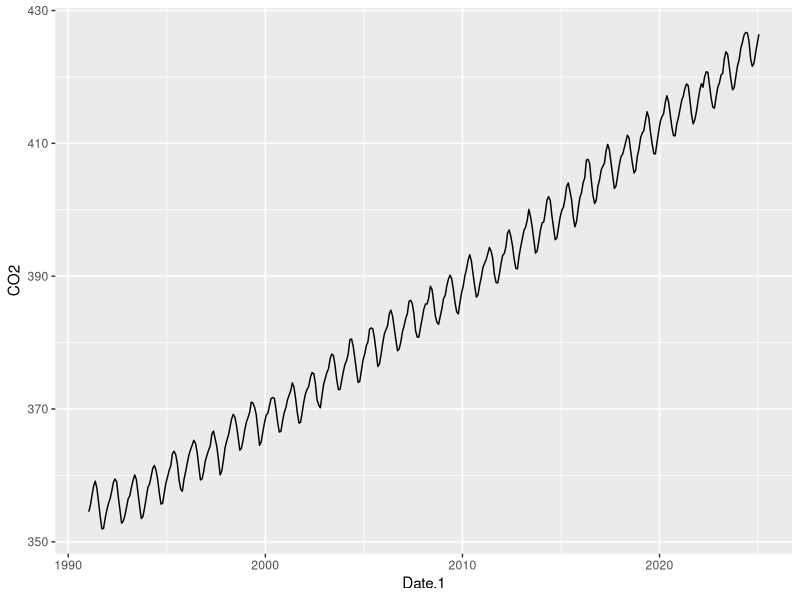
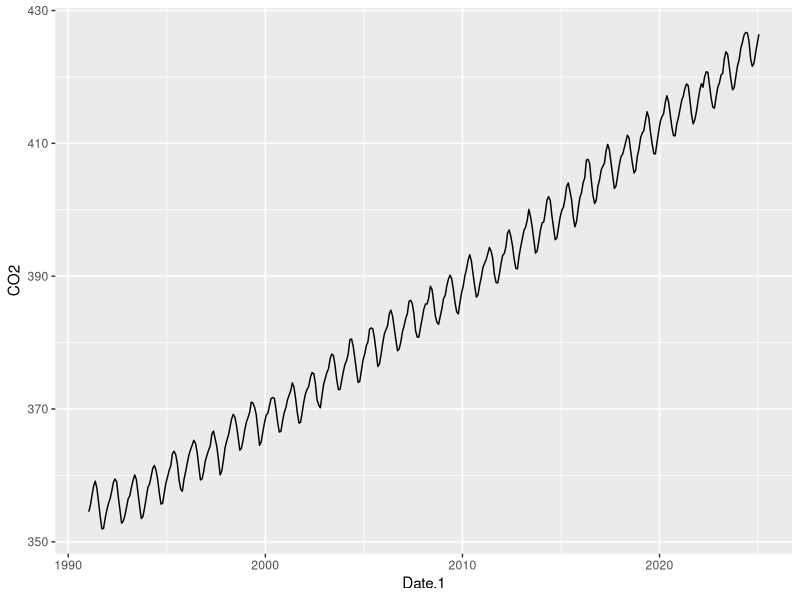

The R source for these figures, in order:
# an R script to use dplyr and ggplot to visualize
# the keeling curve of Co2 concentrations

# Nolan Adams
# nolan.adams132@gmail.com
# Feb 25th, 2026

# first step is load the packages we want to use
library("dplyr")
library("ggplot2")

#load in the csv data
mlo_data <- read.csv("data/monthly_in_situ_co2_mlo_cleaned.csv")

#use a dplyr pipe and filter function to get rid of -99 value
mlo_data %>%
  filter(CO2 > 0) %>%
  filter(Yr > 1990) %>%
  ggplot(aes(x = Date.1,
             y = CO2)) +
  geom_line( )

ggsave("output/ggplot_kneeling.png")
